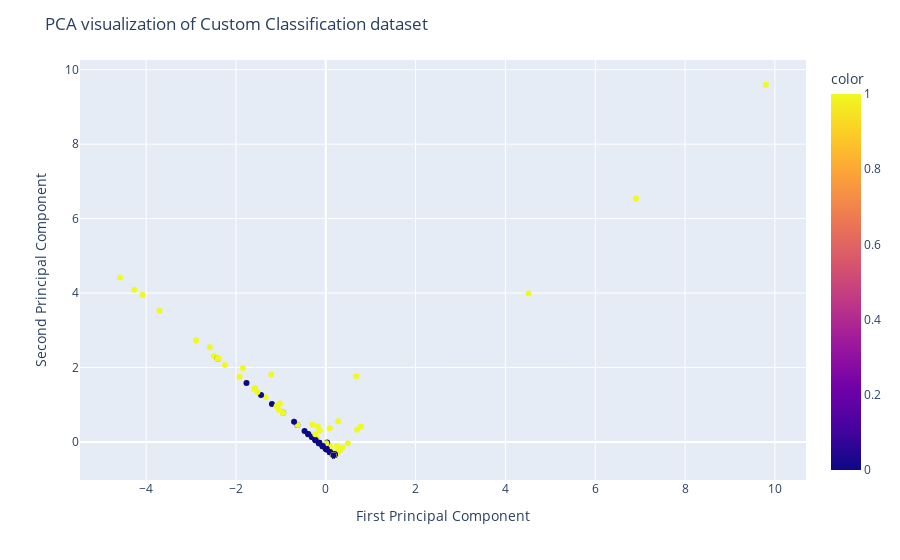

This figure's notebook cell:
### Code cell
fig = px.scatter(x=X_pca[:, 0], y=X_pca[:, 1], color=y)
fig.update_layout(
    title="PCA visualization of Custom Classification dataset",
    xaxis_title="First Principal Component",
    yaxis_title="Second Principal Component",
)
fig.show()

### Figure 1 — Plotly figure (JSON) as saved in the notebook; plotly's stock layout.template omitted (floating-point values rounded to 4 significant figures; data arrays with more than 128 entries replaced by an {"elided": "..."} marker saying what was removed)
{"data": [{"hovertemplate": "x=%{x}<br>y=%{y}<br>color=%{marker.color}<extra></extra>", "legendgroup": "", "marker": {"color": {"elided": "324 int values"}, "coloraxis": "coloraxis", "symbol": "circle"}, "mode": "markers", "name": "", "orientation": "v", "showlegend": false, "type": "scatter", "x": {"elided": "324 float values"}, "xaxis": "x", "y": {"elided": "324 float values"}, "yaxis": "y"}], "layout": {"coloraxis": {"colorbar": {"title": {"text": "color"}}, "colorscale": [[0, "#0d0887"], [0.1111, "#46039f"], [0.2222, "#7201a8"], [0.3333, "#9c179e"], [0.4444, "#bd3786"], [0.5556, "#d8576b"], [0.6667, "#ed7953"], [0.7778, "#fb9f3a"], [0.8889, "#fdca26"], [1, "#f0f921"]]}, "legend": {"tracegroupgap": 0}, "margin": {"t": 60}, "title": {"text": "PCA visualization of Custom Classification dataset"}, "xaxis": {"anchor": "y", "domain": [0, 1], "title": {"text": "First Principal Component"}}, "yaxis": {"anchor": "x", "domain": [0, 1], "title": {"text": "Second Principal Component"}}}}
